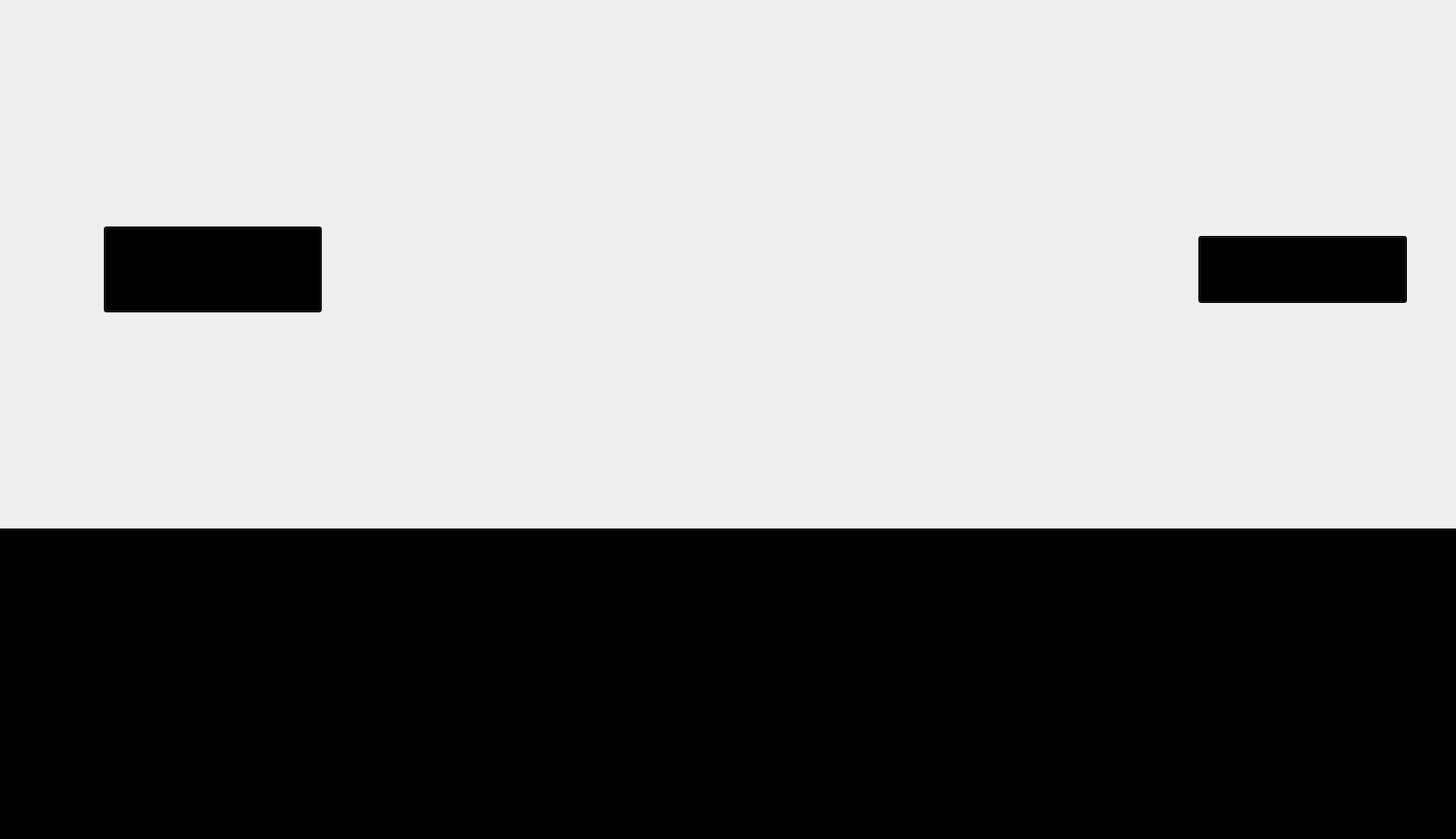
<?xml version="1.0" encoding="UTF-8"?>
<ui version="4.0">
 <class>zaxui</class>
 <widget class="QMainWindow" name="zaxui">
  <property name="geometry">
   <rect>
    <x>0</x>
    <y>0</y>
    <width>1543</width>
    <height>889</height>
   </rect>
  </property>
  <property name="windowTitle">
   <string>MainWindow</string>
  </property>
  <widget class="QWidget" name="centralwidget">
   <widget class="QLabel" name="label">
    <property name="geometry">
     <rect>
      <x>-320</x>
      <y>-130</y>
      <width>1871</width>
      <height>971</height>
     </rect>
    </property>
    <property name="text">
     <string/>
    </property>
    <property name="pixmap">
     <pixmap>material/Black_Template.jpg</pixmap>
    </property>
    <property name="scaledContents">
     <bool>true</bool>
    </property>
   </widget>
   <widget class="QLabel" name="label_2">
    <property name="geometry">
     <rect>
      <x>130</x>
      <y>690</y>
      <width>371</width>
      <height>281</height>
     </rect>
    </property>
    <property name="text">
     <string/>
    </property>
    <property name="pixmap">
     <pixmap>material/B.G_Template_1.gif</pixmap>
    </property>
    <property name="scaledContents">
     <bool>true</bool>
    </property>
   </widget>
   <widget class="QLabel" name="label_3">
    <property name="geometry">
     <rect>
      <x>230</x>
      <y>-150</y>
      <width>1161</width>
      <height>821</height>
     </rect>
    </property>
    <property name="styleSheet">
     <string notr="true"/>
    </property>
    <property name="text">
     <string/>
    </property>
    <property name="pixmap">
     <pixmap>material/Aqua.gif</pixmap>
    </property>
    <property name="scaledContents">
     <bool>true</bool>
    </property>
   </widget>
   <widget class="QPushButton" name="pushButton">
    <property name="geometry">
     <rect>
      <x>110</x>
      <y>240</y>
      <width>231</width>
      <height>91</height>
     </rect>
    </property>
    <property name="autoFillBackground">
     <bool>false</bool>
    </property>
    <property name="styleSheet">
     <string notr="true">QPushButton{

	background-color: rgb(0, 0, 0);
background-image:url(:/newPrefix/s1.png);
}</string>
    </property>
    <property name="text">
     <string/>
    </property>
    <property name="iconSize">
     <size>
      <width>50</width>
      <height>50</height>
     </size>
    </property>
   </widget>
   <widget class="QPushButton" name="pushButton_2">
    <property name="geometry">
     <rect>
      <x>1270</x>
      <y>250</y>
      <width>221</width>
      <height>71</height>
     </rect>
    </property>
    <property name="styleSheet">
     <string notr="true">QPushButton{
background-color: rgb(0, 0, 0);
background-image:url(:/newPrefix/q1.png);
}
</string>
    </property>
    <property name="text">
     <string/>
    </property>
   </widget>
   <widget class="QPlainTextEdit" name="terminalOutputBox">
    <property name="geometry">
     <rect>
      <x>0</x>
      <y>560</y>
      <width>1551</width>
      <height>331</height>
     </rect>
    </property>
    <property name="styleSheet">
     <string notr="true">QPlainTextEdit{
background-color: rgb(0, 0, 0);
border-color: rgb(255, 255, 255);
}</string>
    </property>
    <property name="plainText">
     <string>bvcxcbx
</string>
    </property>
   </widget>
   <widget class="QLabel" name="label_4">
    <property name="geometry">
     <rect>
      <x>640</x>
      <y>130</y>
      <width>341</width>
      <height>311</height>
     </rect>
    </property>
    <property name="text">
     <string/>
    </property>
    <property name="pixmap">
     <pixmap>material/sameer-removebg-preview.png</pixmap>
    </property>
    <property name="scaledContents">
     <bool>true</bool>
    </property>
   </widget>
   <zorder>label</zorder>
   <zorder>label_3</zorder>
   <zorder>label_2</zorder>
   <zorder>pushButton</zorder>
   <zorder>pushButton_2</zorder>
   <zorder>terminalOutputBox</zorder>
   <zorder>label_4</zorder>
  </widget>
 </widget>
 <resources>
  <include location="rec.qrc"/>
 </resources>
 <connections/>
</ui>
